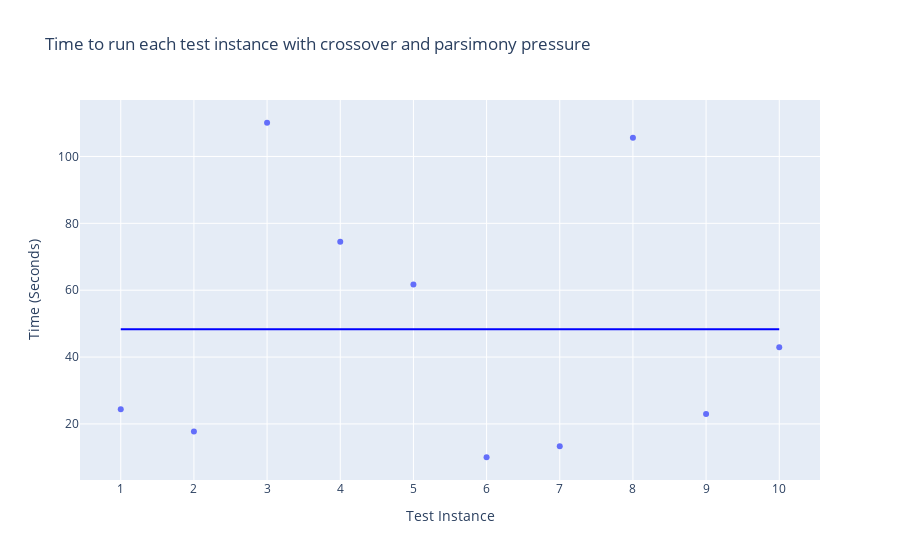

The cell this chart's notebook holds for it:
### Code cell
#Time to run each test instance with crossover and parsimony pressure

data = {'Test Instance': xAxis,
        'Time (Seconds)': bestRunsTime}

df = pd.DataFrame(data)  


fig = px.scatter(df, x = "Test Instance", y="Time (Seconds)",
             title="Time to run each test instance with crossover and parsimony pressure")

fig.update_layout(
    xaxis = dict(
        tickmode = 'linear',
        tick0 = 0,
        dtick = 1
    )
)
average = sum(bestRunsTime) / len(bestRunsTime)
#fig.add_hline(average)

fig.add_shape(type='line',
                x0=1,
                y0=average,
                x1=10,
                y1=average,
                line=dict(color='Blue',),
                xref='x',
                yref='y'
)
fig.write_image('with_crossover_parsimonypressure-time.pdf')
#fig.show()

### Figure 1 — Plotly figure (JSON) as saved in the notebook; plotly's stock layout.template omitted (floating-point values rounded to 4 significant figures)
{"data": [{"hovertemplate": "Test Instance=%{x}<br>Time (Seconds)=%{y}<extra></extra>", "legendgroup": "", "marker": {"color": "#636efa", "symbol": "circle"}, "mode": "markers", "name": "", "orientation": "v", "showlegend": false, "type": "scatter", "x": [1, 2, 3, 4, 5, 6, 7, 8, 9, 10], "xaxis": "x", "y": [24.38, 17.77, 110.1, 74.47, 61.73, 10.03, 13.3, 105.6, 22.99, 42.97], "yaxis": "y"}], "layout": {"legend": {"tracegroupgap": 0}, "shapes": [{"line": {"color": "Blue"}, "type": "line", "x0": 1, "x1": 10, "xref": "x", "y0": 48.33, "y1": 48.33, "yref": "y"}], "title": {"text": "Time to run each test instance with crossover and parsimony pressure"}, "xaxis": {"anchor": "y", "domain": [0, 1], "dtick": 1, "tick0": 0, "tickmode": "linear", "title": {"text": "Test Instance"}}, "yaxis": {"anchor": "x", "domain": [0, 1], "title": {"text": "Time (Seconds)"}}}}
